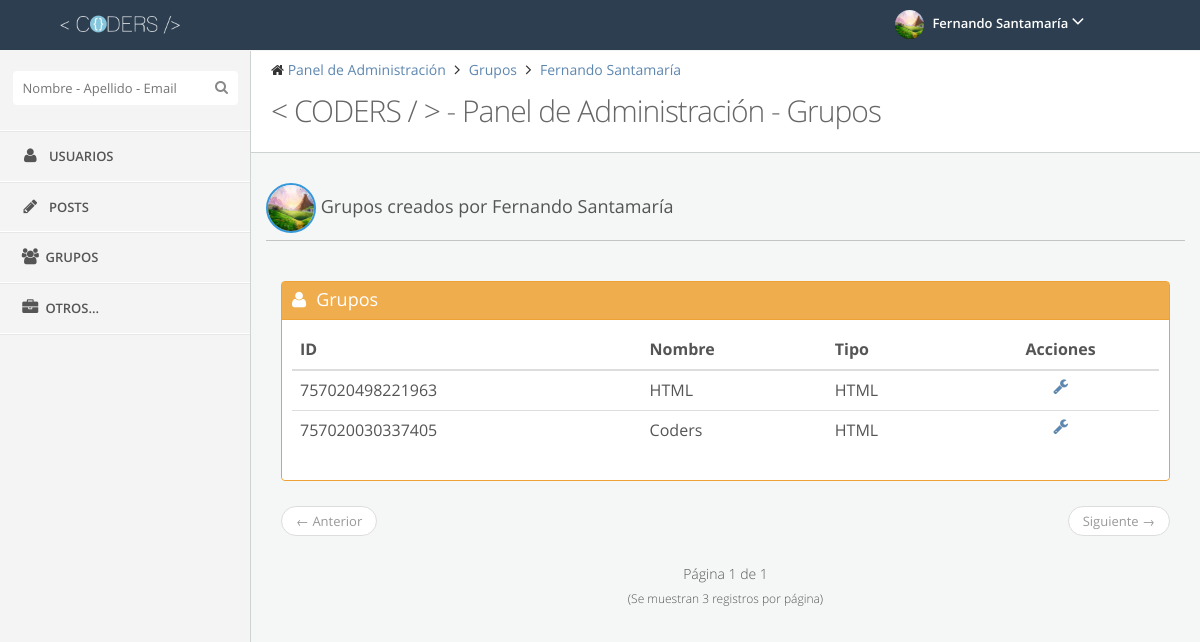
The page /Coders90/Coders-Es/admin/groups/actions.php?user=jos2014fe04f31875702 (signed in) on the database its author committed.
### tables this page shows
CREATE TABLE IF NOT EXISTS `users` (
  `UserID` varchar(20) NOT NULL,
  `Name` varchar(15) NOT NULL,
  `LastName` varchar(15) NOT NULL,
  `Email` varchar(50) NOT NULL,
  `Pass` varchar(255) NOT NULL,
  `BirthDate` date NOT NULL,
  `Track` tinyint(1) NOT NULL,
  `Admin` tinyint(1) NOT NULL,
  `Block` tinyint(1) NOT NULL,
  PRIMARY KEY (`UserID`),
  UNIQUE KEY `UserID_UNIQUE` (`UserID`)
);

CREATE TABLE IF NOT EXISTS `groups` (
  `GroupID` varchar(15) NOT NULL,
  `Name` varchar(50) NOT NULL,
  `Content` varchar(25) NOT NULL,
  `UserID` varchar(20) NOT NULL,
  `Date` date NOT NULL,
  `Color` varchar(6) NOT NULL,
  PRIMARY KEY (`GroupID`),
  UNIQUE KEY `GroupID_UNIQUE` (`GroupID`),
  KEY `fk_group_users1_idx` (`UserID`)
);

### Coders90/Coders-Es/admin/groups/actions.php (the view, shortened to what this page needs)
<?php
	include("../../BDD.php");
	$query="SELECT Name, LastName FROM users WHERE UserID='".$_GET['user']."'";
	$result=mysql_query($query,$dbconn);
	while ($row=mysql_fetch_array($result)) {
		$fn=$row[0];
		$ln=$row[1];
	}
	$length = 3;
	$page = $_GET["page"];
	if (!$page) {
		 $start = 0;
		 $page=1;
	}
	else {
		$start = ($page - 1) * $length;
	}
?>
﻿<!DOCTYPE html>
<html lang="es">
<head>
	<link rel="stylesheet" type="text/css" href="../../css/style.css" >
	<link rel="stylesheet" type="text/css"  href="../../css/themes/default.css">
	<link rel="stylesheet" type="text/css"  href="../../css/responsive.css" >
	<link href="../../font-awesome/css/font-awesome.min.css" rel="stylesheet">
	<link href='../../css/fonts.css' rel='stylesheet' type='text/css'>
</head>
<body >
<header class="navbar clearfix navbar-fixed-top" id="header">
	<div class="container">
			<div class="navbar-brand">
				<a href="../dashboard/">
					<img src="../../img/logo/logo.png" alt="Coders Logo" class="img-responsive" height="30" width="120">
				</a>
			</div>
			<ul class="nav navbar-nav pull-right">
				<li class="dropdown user" id="header-user">
					<a href="#" class="dropdown-toggle" data-toggle="dropdown">
						<img alt="" src="../../img/avatars/<?php echo $_SESSION['UserID'];?>.jpg" onerror="this.src='../../img/avatars/default.jpg'"/>
						<span class="username"><?php echo $_SESSION['UserName']." ".$_SESSION['UserLast'];?></span>
						<i class="fa fa-angle-down"></i>
					</a>
				</li>
			</ul>
	</div>
</header>
<section id="page">
	<div id="sidebar" class="sidebar sidebar-fixed">
		<div class="sidebar-menu nav-collapse">
			<div class="divide-20"></div>
			<div id="search-bar">
				<input type="text" id="searchbar" class="search" autocomplete="off" placeholder="Nombre - Apellido - Email"><i class="fa fa-search search-icon"></i>
			</div>
			<ul>
				<li>
					<a href="../users/">
						<i class="fa fa-user fa-fw"></i> <span class="menu-text">Usuarios</span>
					</a>
				</li>
				<li>
					<a href="../post/">
						<i class="fa fa-pencil fa-fw"></i> <span class="menu-text">Posts</span>
					</a>
				</li>
				<li>
					<a href="../groups/">
						<i class="fa fa-users fa-fw"></i><span class="menu-text">Grupos</span>
					</a>
				</li>
				<li>
					<a href="#">
						<i class="fa fa-briefcase fa-fw"></i><span class="menu-text">Otros...
						</span>
					</a>
				</li>
			</ul>
		</div>
	</div>
	<div id="main-content">
		<div class="row">
			<div class="container pull-left">
				<div id="content" class="col-lg-12">
					<div class="row">
						<div class="col-sm-12">
							<div class="page-header">
								<ul class="breadcrumb">
									<li>
										<i class="fa fa-home"></i>
										<a href="../dashboard/">Panel de Administración</a>
									</li>
									<li>
										<a href="../groups/">Grupos</a>
									</li>
									<li>
										<a href="#"><?php echo $fn." ".$ln;?></a>
									</li>
								</ul>
								<div class="clearfix">
									<h3 class="content-title pull-left">
										<span><</span>
										<span>CODERS</span>
										<span>/</span>
										<span>></span>
										 - Panel de Administración - Grupos
									</h3>
								</div>
								<div class="divide-20"></div>
							</div>
						</div>
					</div>
					<div class="row">
						<div class="col-xs-12 col-md-12">
							<div class="box">
						    	<div class="box-title small">
									<h4>
									<img class="img-perfil" src="../../img/avatars/<?php echo $_GET['user'];?>.jpg" id="imgUser" onerror="this.src='../../img/avatars/default.jpg'" width="50" height="50">
									Grupos creados por <?php echo $fn." ".$ln;?></h4>
								</div>
							</div>
							<div class="col-xs-12 col-md-12" id="wrapper">
								<form method="POST" action="actions.php?user=<?php echo $_GET['user'];?>">
									<div class="divide-15"></div>
									<div class="box border orange">
										<div class="box-title">
											<h4><i class="fa fa-user"></i>Grupos</h4>
										</div>
										<div class="box-body">
											<table class="table" class="users">
												<thead>
													<tr>
														<th>ID</th>
														<th>Nombre</th>
														<th>Tipo</th>
														<th class="actions">Acciones</th>
													</tr>
												</thead>
												<tbody>
													<?php
														include("../../SQLFunc.php");
														groupList($_GET['user'],$start,$length)
													?>
												</tbody>
											  </table>
										</div>
									</div>
									<?php
										paginationGroups($_GET['user'],$page,"SELECT * FROM groups WHERE UserID='".$_GET['user']."'");
									?>
								</form>
							</div>
						</div>
					</div>
				</div>
			</div>
		</div>
	</div>
</section>
</body>
</html>

### Coders90/Coders-Es/SQLFunc.php (shortened to what this page needs)
<?php
function groupList($u,$start,$length){
	include("../../BDD.php");
	$query="SELECT groups.* FROM groups WHERE UserID='".$u."' LIMIT ".$start.", ".$length;
	$result=mysql_query($query,$dbconn);
	while($row=mysql_fetch_array($result)){
		echo "<tr>
			<td class='table-rows'>".$row[0]."</td>
			<td class='table-rows'>".$row[1]."</td>
			<td class='table-rows'>".$row[2]."</td>
			<td class='actions'><a href='groupsActions.php?groupIdf=".$row[0]."'><i class='fa fa-wrench'></i></a></td>
		</tr>";
	}
}
function paginationGroups($idf,$actPage,$querySql){
	include("../../BDD.php");
	$result=mysql_query($querySql,$dbconn);
	$totalPost=mysql_num_rows($result);
	$totalPages=ceil($totalPost / 3);
	if ($totalPages==1){
		echo "<ul class='pager'>
			<li class='previous disabled'><a href=''>&larr; Anterior</a></li>
			<li class='next disabled'><a href=''>Siguiente &rarr;</a></li>
	      </ul>";
	}
	echo "<div class='col-xs-12 col-md-12'>
			<center><h5>Página ".$actPage." de"." ".$totalPages."</h5><h6>(Se muestran 3 registros por página)</h6></center>
		  </div>";
}
?>

### Coders90/Coders-Es/css/themes/default.css (style rules this page uses)
#page { background: none repeat scroll 0 0 #f4f4f4; }
.navbar { background: none repeat scroll 0 0 #2C3E50; border: none; border-radius: 0; margin: 0; }
.navbar .navbar-brand { float: left; font-size: 18px; line-height: 20px; padding: 15px; width: 250px; }
.navbar .navbar-brand img { position: absolute; max-width: 60%; height: 30px; width: 120px; top:10px; left: 60px; }
.navbar .dropdown-toggle { color: #FFFFFF; }
.navbar .dropdown-toggle i { color: #FFFFFF; font-size: 20px; }
.navbar .dropdown-toggle .username { font-weight: 600; }
.navbar .nav.navbar-nav.pull-right { min-width: 300px; }
.dropdown.user a.dropdown-toggle { padding: 10px 10px 11px; }
.dropdown.user img { margin-right: 5px; border-radius: 99px; height: 29px; width: 29px; }
#sidebar { background: none repeat scroll 0 0 #f4f4f4; padding: 0 !important; width: 250px; position: absolute; border-bottom: 1px solid #e7e7e7; }
.sidebar-fixed { position: fixed !important; }
#sidebar * { text-overflow: ellipsis; }
.sidebar-menu > ul { list-style: none; margin: 0; padding: 0; margin-top: 15px; border-bottom: 1px solid #FFFFFF !important; border-top: 1px solid #FFFFFF !important; }
.sidebar-menu > ul > li { display: block; margin: 0; padding: 0; border: 0px; }
.sidebar-menu > ul > li > a { display: block; position: relative; margin: 0; border: 0 none; padding: 15px 15px 15px 20px; text-decoration: none; font-size: 13px; font-weight: 600; text-transform: uppercase; }
.sidebar-menu > ul > li a i { color: #555555; font-size: 16px; margin-right: 5px; }
.sidebar-menu > ul > li > a { border-bottom: 1px solid #ffffff !important; border-top: 1px solid #e7e7e7 !important; color: #555555 !important; }
.sidebar-menu > ul > li:last-child > a { border-bottom: 1px solid transparent !important; }
.sidebar-menu > ul > li a i { color: #555555; }
.sidebar-menu #search-bar { display: block; text-align: center; }
.sidebar-menu #search-bar .search { background: none repeat scroll 0 0 #ffffff; border: 0 none; border-radius: 4px; color: #555555; padding: 8px 10px; width: 90%; margin: 0 auto 10px; padding-right: 30px !important; }
.sidebar-menu #search-bar .search-icon { display: block; font-size: 14px; line-height: 1; position: absolute; right: 22px; top: 29px; color: #888888; }

### rows shown on the page
users: Name "Fernando", LastName "Santamaría"
groups: GroupID "757020498221963", Name "HTML", Content "HTML"
groups: GroupID "757020030337405", Name "Coders", Content "HTML"

### other values the page prints
$_SESSION['UserName'] "Fernando"
$_SESSION['UserLast'] "Santamaría"
$actPage "1"
$totalPages "1"
